Frame 1 (no input): blank canvas, image omitted
Frame 60 (the mouse pressed at the canvas centre just before this capture): blank canvas, image omitted
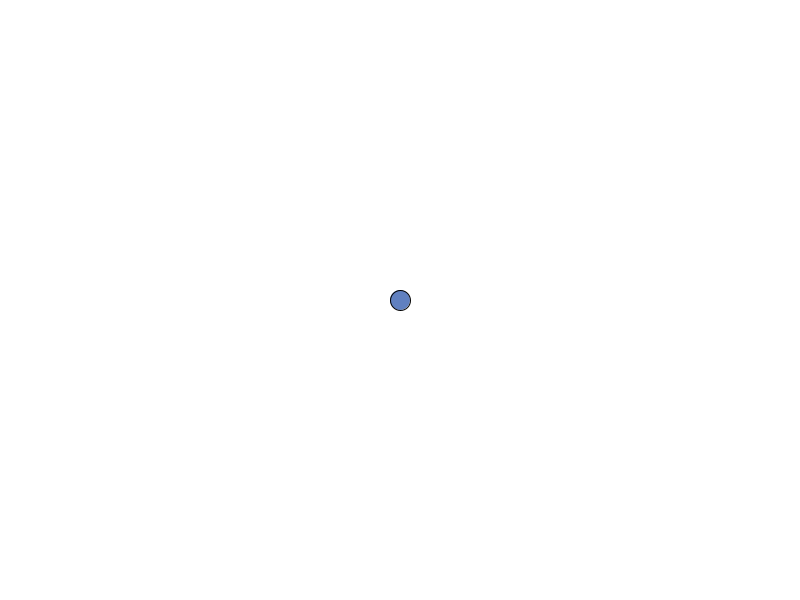
Frame 120 (the mouse held since frame 60 and released just before this capture)

The Processing sketch whose frames 1 and 60 were blank and that drew this single picture after the mouse press (run headless with seeded random() and noise(); from frame 60 on, the mouse is pressed at the canvas centre):

// Processing sketch: FollowMouseSolution
// ── FollowMouseSolution.pde

void setup() {
  size(800, 600);
  fill(96, 128, 192);
  smooth();
}

void draw() {
  background(255);
  
  ellipse(mouseX, mouseY, 20, 20);
}
